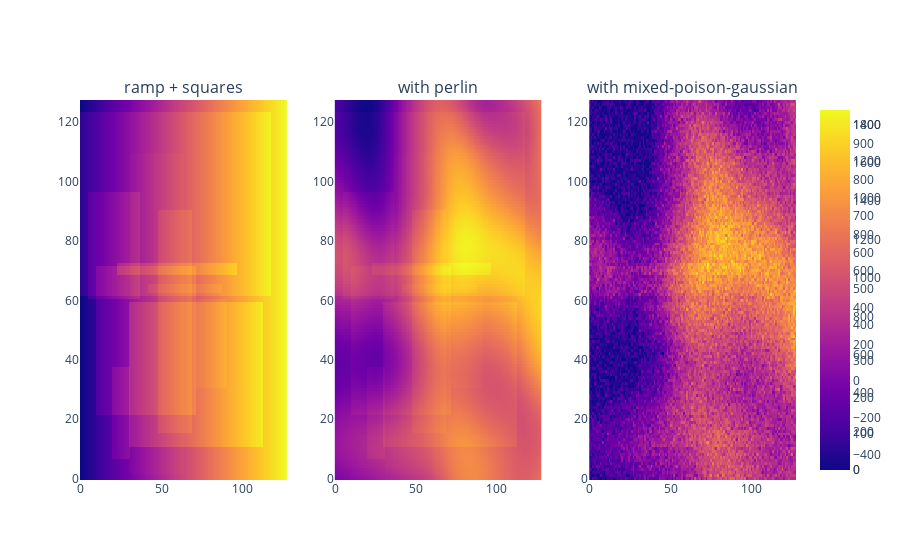

The notebook cell this image was saved under:
### Code cell
from nanopyx.core.transform.noise.randomNoise import (
    addMixedGaussianPoissonNoise,
    addMixedGaussianPoissonNoise2,
    addPerlinNoise,
)

image = image_original.copy()

fig = make_subplots(
    rows=1,
    cols=3,
    subplot_titles=("ramp + squares", "with perlin", "with mixed-poison-gaussian"),
)
fig.add_trace(go.Heatmap(z=image), 1, 1)

addPerlinNoise(image, amp=1000, f=50)
fig.add_trace(go.Heatmap(z=image), 1, 2)

addMixedGaussianPoissonNoise(image, gaussSigma=100, gaussMean=100)
fig.add_trace(go.Heatmap(z=image), 1, 3)

### Figure 1 — Plotly figure (JSON) as saved in the notebook; plotly's stock layout.template omitted (floating-point values rounded to 4 significant figures; data arrays with more than 128 entries replaced by an {"elided": "..."} marker saying what was removed)
{"data": [{"type": "heatmap", "xaxis": "x", "yaxis": "y", "z": {"elided": "128x128 float values"}}, {"type": "heatmap", "xaxis": "x2", "yaxis": "y2", "z": {"elided": "128x128 float values"}}, {"type": "heatmap", "xaxis": "x3", "yaxis": "y3", "z": {"elided": "128x128 float values"}}], "layout": {"annotations": [{"font": {"size": 16}, "showarrow": false, "text": "ramp + squares", "x": 0.1444, "xanchor": "center", "xref": "paper", "y": 1, "yanchor": "bottom", "yref": "paper"}, {"font": {"size": 16}, "showarrow": false, "text": "with perlin", "x": 0.5, "xanchor": "center", "xref": "paper", "y": 1, "yanchor": "bottom", "yref": "paper"}, {"font": {"size": 16}, "showarrow": false, "text": "with mixed-poison-gaussian", "x": 0.8556, "xanchor": "center", "xref": "paper", "y": 1, "yanchor": "bottom", "yref": "paper"}], "xaxis": {"anchor": "y", "domain": [0, 0.2889]}, "xaxis2": {"anchor": "y2", "domain": [0.3556, 0.6444]}, "xaxis3": {"anchor": "y3", "domain": [0.7111, 1]}, "yaxis": {"anchor": "x", "domain": [0, 1]}, "yaxis2": {"anchor": "x2", "domain": [0, 1]}, "yaxis3": {"anchor": "x3", "domain": [0, 1]}}}
